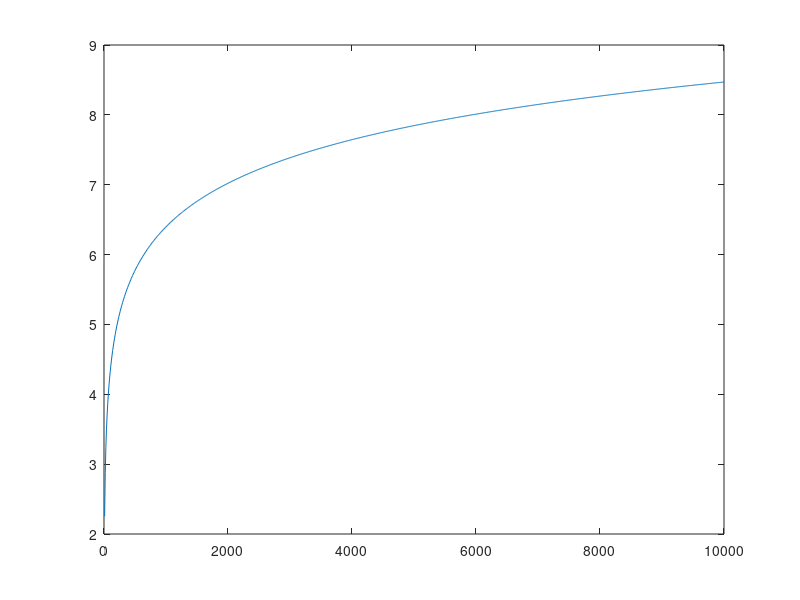

The MATLAB source for this figure: (Note: this script raises an error after producing the figure.)
%mw = 0.18 + 9.2*10^(-8)*x + 0.9*log(x);

x = linspace(0,10000,1000);

plot(x, 0.18 + 9.2*10^(-8)*x + 0.9*log(x))

syms x
f(x) = 0.18 + 9.2*10^(-8)*x + 0.9*log(x);
g = finverse(f) ;

g(x)

plot(7.2,g(7.2))